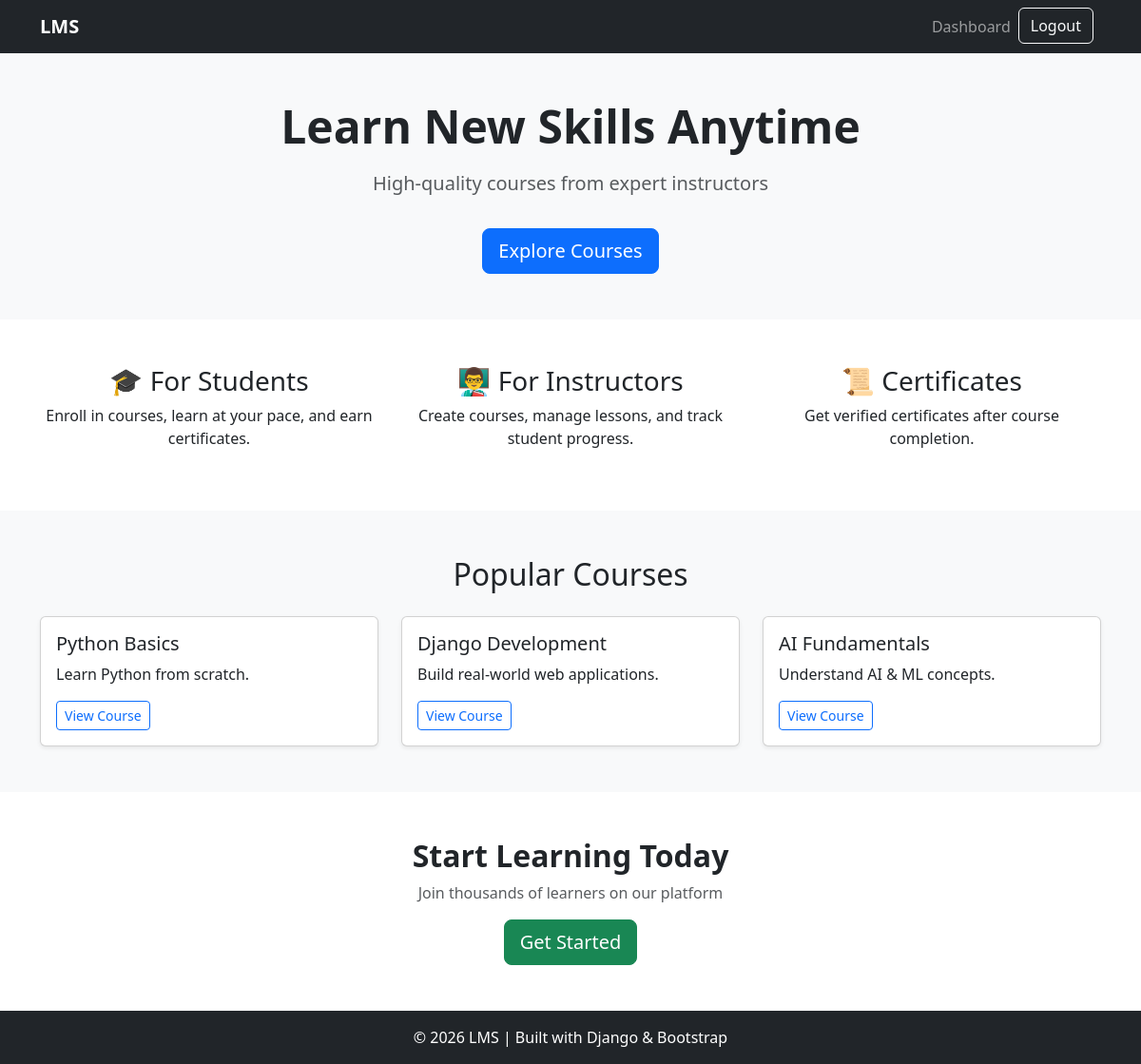
The app's page / (signed in) with its own data.
### apps/courses/models.py (models this page shows, shortened)
class Course(models.Model):
    title = models.CharField(max_length=200)
    slug = models.SlugField(unique=True)
    description = models.TextField()
    instructor = models.ForeignKey(User,on_delete=models.CASCADE,related_name="courses",limit_choices_to={'is_superuser':True})
    thumbnail = models.ImageField(upload_to="course_thumbnails/",blank=True,null=True)
    price = models.DecimalField(max_digits=8,decimal_places=2,default=0.00)
    level = models.CharField(max_length=20,choices=[("beginner", "Beginner"),("intermediate", "Intermediate"),("advanced", "Advanced"),])
    duration = models.CharField(max_length=50)
    is_published = models.BooleanField(default=False)
    created_at = models.DateTimeField(auto_now_add=True)
    updated_at = models.DateTimeField(auto_now=True)

### apps/home/views.py (the view)
# urls.py: path("", views.home, name="home"),
def home(request):
    courses = Course.objects.all()
    return render(request,"home/index.html",{"courses":courses})

### apps/home/templates/home/index.html
{% extends "home/base.html" %}
{% block content %}
<section class="bg-light py-5">
    <div class="container text-center">
        <h1 class="display-5 fw-bold">Learn New Skills Anytime</h1>
        <p class="lead text-muted mt-3">
            High-quality courses from expert instructors
        </p>
        <a href="#" class="btn btn-primary btn-lg mt-3">Explore Courses</a>
    </div>
</section>
<section class="py-5">
    <div class="container">
        <div class="row text-center">
            <div class="col-md-4">
                <h3>🎓 For Students</h3>
                <p>Enroll in courses, learn at your pace, and earn certificates.</p>
            </div>
            <div class="col-md-4">
                <h3>👨‍🏫 For Instructors</h3>
                <p>Create courses, manage lessons, and track student progress.</p>
            </div>
            <div class="col-md-4">
                <h3>📜 Certificates</h3>
                <p>Get verified certificates after course completion.</p>
            </div>
        </div>
    </div>
</section>
<section class="bg-light py-5">
    <div class="container">
        <h2 class="text-center mb-4">Popular Courses</h2>
        <div class="row">
            {% for course in courses %}
            <div class="col-md-4">
                <div class="card shadow-sm">
                    <div class="card-body">
                        <h5 class="card-title">{{course.title}}</h5>
                        <p class="card-text">{{course.description}}</p>
                        <a href="{% url 'course_details' course.slug %}" class="btn btn-outline-primary btn-sm">View Course</a>
                    </div>
                </div>
            </div>
           {% endfor %}
        </div>
    </div>
</section>
<section class="py-5 text-center">
    <div class="container">
        <h2 class="fw-bold">Start Learning Today</h2>
        <p class="text-muted">Join thousands of learners on our platform</p>
        <a href="#" class="btn btn-success btn-lg">Get Started</a>
    </div>
</section>
{% endblock %}

### records on screen
Course: title "Python Basics", description "Learn Python from scratch."
Course: title "Django Development", description "Build real-world web applications."
Course: title "AI Fundamentals", description "Understand AI & ML concepts."
